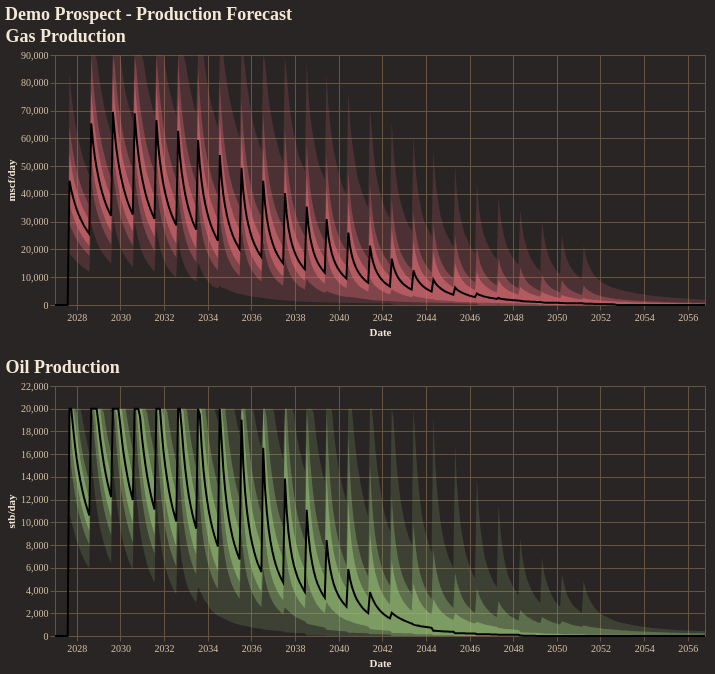

Here is the notebook cell this chart was saved with:
### Code cell
fig = reporter.plotter.combined_production_plot(
    figsize=(650, 250),
    backend=PLOTTING_BACKEND
)
fig.show()

### Figure 1 — Vega-Lite specification as saved in the notebook (floating-point values rounded to 4 significant figures; data arrays with more than 128 entries replaced by an {"elided": "..."} marker saying what was removed)
{"config": {"background": "#292524", "view": {"fill": "#292524", "stroke": "#665340"}, "title": {"color": "#f4e9d7", "font": "Merriweather", "fontSize": 18, "fontWeight": 600, "subtitleColor": "#d5c2a6", "anchor": "start"}, "axis": {"domainColor": "#665340", "gridColor": "#665340", "tickColor": "#665340", "labelColor": "#d5c2a6", "titleColor": "#f4e9d7", "labelFont": "Merriweather", "titleFont": "Merriweather"}, "legend": {"titleColor": "#f4e9d7", "labelColor": "#d5c2a6", "labelFont": "Merriweather", "titleFont": "Merriweather", "orient": "top-right", "symbolType": "circle"}, "header": {"labelColor": "#d5c2a6", "titleColor": "#f4e9d7", "labelFont": "Merriweather", "titleFont": "Merriweather"}, "mark": {"color": "#c78d3b"}, "line": {"color": "#c78d3b"}, "bar": {"color": "#c78d3b"}, "point": {"color": "#ddb06d"}, "area": {"color": "#c78d3b", "opacity": 0.35}, "text": {"color": "#f4e9d7", "font": "Merriweather"}, "range": {"category": ["#5DA5DA", "#F28E2B", "#59C36A", "#E15759", "#B07AA1", "#4ECDC4", "#FF9DA7", "#EDC948"]}}, "vconcat": [{"layer": [{"mark": {"type": "area", "color": "rgba(224, 108, 117, 1.0)", "opacity": 0.18}, "encoding": {"tooltip": [{"field": "date", "title": "Date", "type": "temporal"}, {"field": "p01", "format": ",.2f", "title": "P01", "type": "quantitative"}, {"field": "p10", "format": ",.2f", "title": "P10", "type": "quantitative"}, {"field": "p25", "format": ",.2f", "title": "P25", "type": "quantitative"}, {"field": "p50", "format": ",.2f", "title": "P50", "type": "quantitative"}, {"field": "p75", "format": ",.2f", "title": "P75", "type": "quantitative"}, {"field": "p90", "format": ",.2f", "title": "P90", "type": "quantitative"}, {"field": "p99", "format": ",.2f", "title": "P99", "type": "quantitative"}], "x": {"field": "date", "title": "Date", "type": "temporal"}, "y": {"field": "p01", "title": "mscf/day", "type": "quantitative"}, "y2": {"field": "p99"}}}, {"mark": {"type": "area", "color": "rgba(224, 108, 117, 1.0)", "opacity": 0.35}, "encoding": {"tooltip": [{"field": "date", "title": "Date", "type": "temporal"}, {"field": "p01", "format": ",.2f", "title": "P01", "type": "quantitative"}, {"field": "p10", "format": ",.2f", "title": "P10", "type": "quantitative"}, {"field": "p25", "format": ",.2f", "title": "P25", "type": "quantitative"}, {"field": "p50", "format": ",.2f", "title": "P50", "type": "quantitative"}, {"field": "p75", "format": ",.2f", "title": "P75", "type": "quantitative"}, {"field": "p90", "format": ",.2f", "title": "P90", "type": "quantitative"}, {"field": "p99", "format": ",.2f", "title": "P99", "type": "quantitative"}], "x": {"field": "date", "title": "Date", "type": "temporal"}, "y": {"field": "p10", "title": "mscf/day", "type": "quantitative"}, "y2": {"field": "p90"}}}, {"mark": {"type": "area", "color": "rgba(224, 108, 117, 1.0)", "opacity": 0.55}, "encoding": {"tooltip": [{"field": "date", "title": "Date", "type": "temporal"}, {"field": "p01", "format": ",.2f", "title": "P01", "type": "quantitative"}, {"field": "p10", "format": ",.2f", "title": "P10", "type": "quantitative"}, {"field": "p25", "format": ",.2f", "title": "P25", "type": "quantitative"}, {"field": "p50", "format": ",.2f", "title": "P50", "type": "quantitative"}, {"field": "p75", "format": ",.2f", "title": "P75", "type": "quantitative"}, {"field": "p90", "format": ",.2f", "title": "P90", "type": "quantitative"}, {"field": "p99", "format": ",.2f", "title": "P99", "type": "quantitative"}], "x": {"field": "date", "title": "Date", "type": "temporal"}, "y": {"field": "p25", "title": "mscf/day", "type": "quantitative"}, "y2": {"field": "p75"}}}, {"mark": {"type": "line", "color": "black", "strokeWidth": 2}, "encoding": {"tooltip": [{"field": "date", "title": "Date", "type": "temporal"}, {"field": "p01", "format": ",.2f", "title": "P01", "type": "quantitative"}, {"field": "p10", "format": ",.2f", "title": "P10", "type": "quantitative"}, {"field": "p25", "format": ",.2f", "title": "P25", "type": "quantitative"}, {"field": "p50", "format": ",.2f", "title": "P50", "type": "quantitative"}, {"field": "p75", "format": ",.2f", "title": "P75", "type": "quantitative"}, {"field": "p90", "format": ",.2f", "title": "P90", "type": "quantitative"}, {"field": "p99", "format": ",.2f", "title": "P99", "type": "quantitative"}], "x": {"field": "date", "title": "Date", "type": "temporal"}, "y": {"field": "p50", "title": "mscf/day", "type": "quantitative"}}}], "data": {"name": "data-1f284614a8cac0f9766f45e1b458c016"}, "height": 250, "title": "Gas Production", "width": 650}, {"layer": [{"mark": {"type": "area", "color": "rgba(152, 195, 121, 1.0)", "opacity": 0.18}, "encoding": {"tooltip": [{"field": "date", "title": "Date", "type": "temporal"}, {"field": "p01", "format": ",.2f", "title": "P01", "type": "quantitative"}, {"field": "p10", "format": ",.2f", "title": "P10", "type": "quantitative"}, {"field": "p25", "format": ",.2f", "title": "P25", "type": "quantitative"}, {"field": "p50", "format": ",.2f", "title": "P50", "type": "quantitative"}, {"field": "p75", "format": ",.2f", "title": "P75", "type": "quantitative"}, {"field": "p90", "format": ",.2f", "title": "P90", "type": "quantitative"}, {"field": "p99", "format": ",.2f", "title": "P99", "type": "quantitative"}], "x": {"field": "date", "title": "Date", "type": "temporal"}, "y": {"field": "p01", "title": "stb/day", "type": "quantitative"}, "y2": {"field": "p99"}}}, {"mark": {"type": "area", "color": "rgba(152, 195, 121, 1.0)", "opacity": 0.35}, "encoding": {"tooltip": [{"field": "date", "title": "Date", "type": "temporal"}, {"field": "p01", "format": ",.2f", "title": "P01", "type": "quantitative"}, {"field": "p10", "format": ",.2f", "title": "P10", "type": "quantitative"}, {"field": "p25", "format": ",.2f", "title": "P25", "type": "quantitative"}, {"field": "p50", "format": ",.2f", "title": "P50", "type": "quantitative"}, {"field": "p75", "format": ",.2f", "title": "P75", "type": "quantitative"}, {"field": "p90", "format": ",.2f", "title": "P90", "type": "quantitative"}, {"field": "p99", "format": ",.2f", "title": "P99", "type": "quantitative"}], "x": {"field": "date", "title": "Date", "type": "temporal"}, "y": {"field": "p10", "title": "stb/day", "type": "quantitative"}, "y2": {"field": "p90"}}}, {"mark": {"type": "area", "color": "rgba(152, 195, 121, 1.0)", "opacity": 0.55}, "encoding": {"tooltip": [{"field": "date", "title": "Date", "type": "temporal"}, {"field": "p01", "format": ",.2f", "title": "P01", "type": "quantitative"}, {"field": "p10", "format": ",.2f", "title": "P10", "type": "quantitative"}, {"field": "p25", "format": ",.2f", "title": "P25", "type": "quantitative"}, {"field": "p50", "format": ",.2f", "title": "P50", "type": "quantitative"}, {"field": "p75", "format": ",.2f", "title": "P75", "type": "quantitative"}, {"field": "p90", "format": ",.2f", "title": "P90", "type": "quantitative"}, {"field": "p99", "format": ",.2f", "title": "P99", "type": "quantitative"}], "x": {"field": "date", "title": "Date", "type": "temporal"}, "y": {"field": "p25", "title": "stb/day", "type": "quantitative"}, "y2": {"field": "p75"}}}, {"mark": {"type": "line", "color": "black", "strokeWidth": 2}, "encoding": {"tooltip": [{"field": "date", "title": "Date", "type": "temporal"}, {"field": "p01", "format": ",.2f", "title": "P01", "type": "quantitative"}, {"field": "p10", "format": ",.2f", "title": "P10", "type": "quantitative"}, {"field": "p25", "format": ",.2f", "title": "P25", "type": "quantitative"}, {"field": "p50", "format": ",.2f", "title": "P50", "type": "quantitative"}, {"field": "p75", "format": ",.2f", "title": "P75", "type": "quantitative"}, {"field": "p90", "format": ",.2f", "title": "P90", "type": "quantitative"}, {"field": "p99", "format": ",.2f", "title": "P99", "type": "quantitative"}], "x": {"field": "date", "title": "Date", "type": "temporal"}, "y": {"field": "p50", "title": "stb/day", "type": "quantitative"}}}], "data": {"name": "data-f1956f719cfe7461b04620c5fd285083"}, "height": 250, "title": "Oil Production", "width": 650}], "title": "Demo Prospect - Production Forecast", "$schema": "https://vega.github.io/schema/vega-lite/v5.20.1.json", "datasets": {"data-1f284614a8cac0f9766f45e1b458c016": {"elided": "360 records"}, "data-f1956f719cfe7461b04620c5fd285083": {"elided": "360 records"}}}
